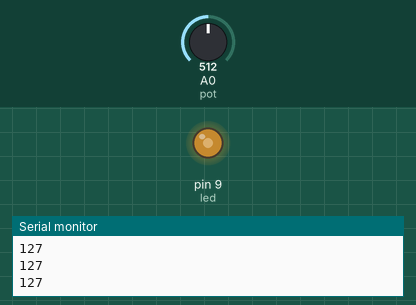
A sketch run on a simulated Arduino Uno, built with avr-gcc and run on an emulated ATmega328P. Parts: output pins drawn as LEDs (lit = HIGH), the last lines printed to the serial monitor. The test bench sets the inputs (shaded band); at power-on: A0 (pot) = 512.

Above: at 1.2 s.
1.3 s: A0 (pot) set to 716
At 2.5 s:
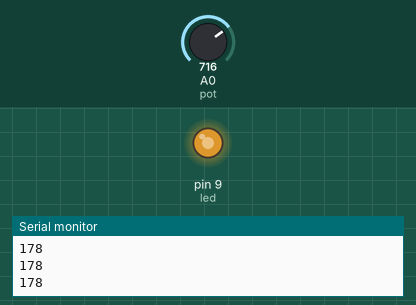
2.8 s: A0 (pot) set to 900
At 3.8 s:
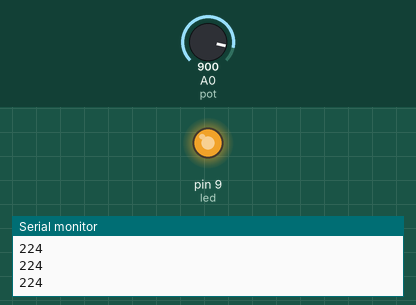
4.3 s: A0 (pot) set to 122
At 5.1 s:
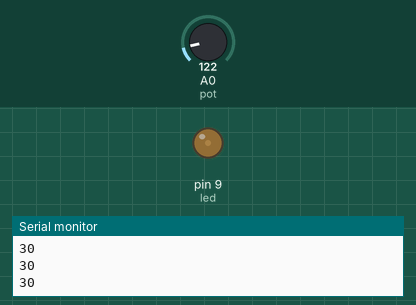
5.8 s: A0 (pot) set to 0
At 6.4 s:
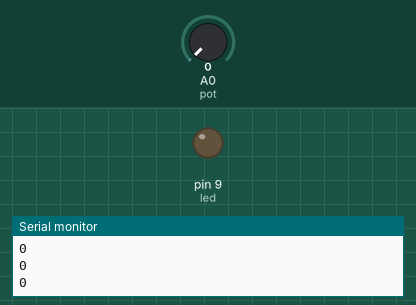
7.3 s: A0 (pot) set to 511
At 7.7 s:
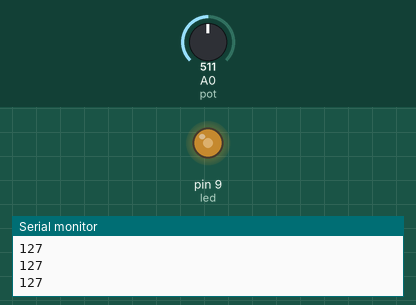
Timing chart, 0 to 9.8 s (numbered marks = the images above; inputs shaded):
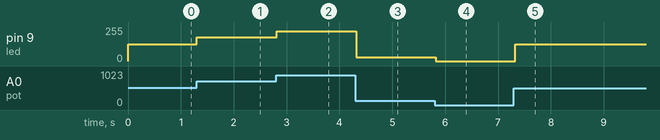

The sketch:

dimmable_Led.ino
```cpp
int led=9;
int pot=A0;
int led_val;
int pot_val;

void setup() {
  // put your setup code here, to run once:
  pinMode(led,OUTPUT);
  pinMode(pot,INPUT);
  Serial.begin(9600);

}

void loop() {
  // put your main code here, to run repeatedly:
  pot_val = analogRead(pot);
  led_val = (pot_val/1023.)*255;
  Serial.println(led_val);
  analogWrite(led,led_val);
  delay(100);

}
```

Measured:
- after the input at 1.3 s, pin 9 (led): 127/255 → 178/255 at once
- after the input at 2.8 s, pin 9 (led): 178/255 → 224/255 at once
- after the input at 4.3 s, pin 9 (led): 224/255 → 30/255 at once
- after the input at 5.8 s, pin 9 (led): 30/255 → 0/255 at once
- after the input at 7.3 s, pin 9 (led): 0/255 → 127/255 at once
